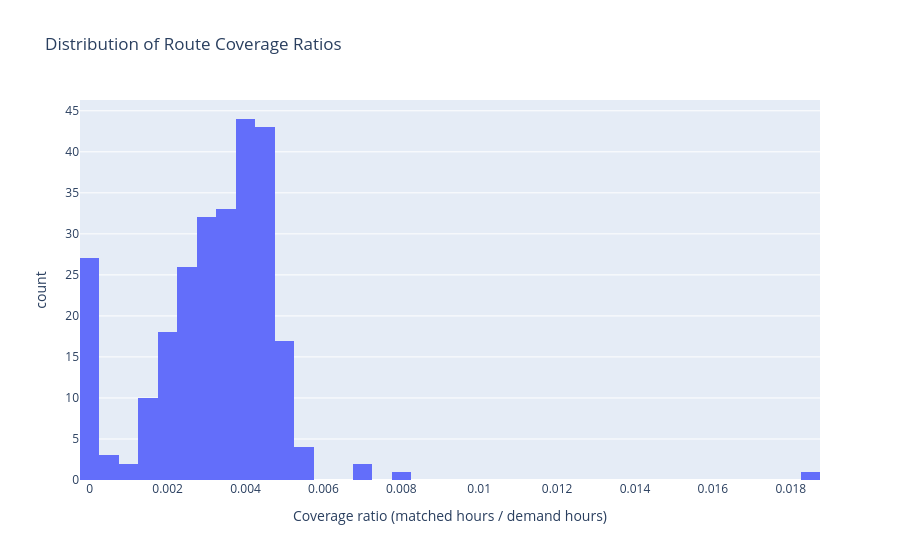

Source (notebook cell):
### Markdown cell above
### 3.2 Zone-hour Sparsity
Identifying gaps in the congestion signal.

### Code cell
source = resolve_congestion_source()

query = f"""
SELECT
    d.route_id,
    count(*)                                              AS demand_hours,
    count(c.hour)                                         AS matched_hours,
    count(c.hour)::float / nullif(count(*), 0)            AS coverage_ratio
FROM demand d
LEFT JOIN {source['table']} c
    ON  d.hour     = c.hour
    AND d.route_id = {source['join_col']}
GROUP BY d.route_id
ORDER BY coverage_ratio ASC, matched_hours ASC;
"""
df_sparsity = query_to_df(query)

print(df_sparsity.describe())
print("Lowest coverage routes:")
print(df_sparsity.head(10))

fig_sparsity = px.histogram(
    df_sparsity.to_pandas(),
    x="coverage_ratio",
    nbins=50,
    title="Distribution of Route Coverage Ratios",
    labels={"coverage_ratio": "Coverage ratio (matched hours / demand hours)"},    
)
render_fig(fig_sparsity)

### Figure 1 — Plotly figure (JSON) as saved in the notebook; plotly's stock layout.template omitted (floating-point values rounded to 4 significant figures; data arrays with more than 128 entries replaced by an {"elided": "..."} marker saying what was removed)
{"data": [{"alignmentgroup": "True", "bingroup": "x", "hovertemplate": "Coverage ratio (matched hours / demand hours)=%{x}<br>count=%{y}<extra></extra>", "legendgroup": "", "marker": {"color": "#636efa", "pattern": {"shape": ""}}, "name": "", "nbinsx": 50, "offsetgroup": "", "orientation": "v", "showlegend": false, "type": "histogram", "x": {"elided": "263 float values"}, "xaxis": "x", "yaxis": "y"}], "layout": {"barmode": "relative", "legend": {"tracegroupgap": 0}, "title": {"text": "Distribution of Route Coverage Ratios"}, "xaxis": {"anchor": "y", "domain": [0, 1], "title": {"text": "Coverage ratio (matched hours / demand hours)"}}, "yaxis": {"anchor": "x", "domain": [0, 1], "title": {"text": "count"}}}}
